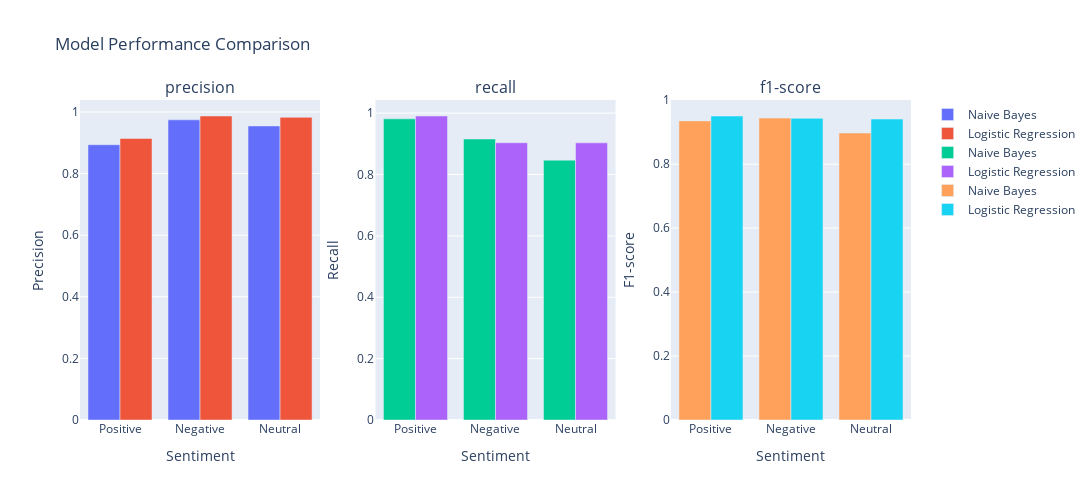

The cell this chart's notebook holds for it:
### Code cell
# Visualize model performance
metrics = ['precision', 'recall', 'f1-score']
sentiments = ['Positive', 'Negative', 'Neutral']

fig = make_subplots(rows=1, cols=3, subplot_titles=metrics)

for i, metric in enumerate(metrics, start=1):
    nb_values = [nb_report[sentiment][metric] for sentiment in sentiments]
    lr_values = [lr_report[sentiment][metric] for sentiment in sentiments]

    fig.add_trace(
        go.Bar(x=sentiments, y=nb_values, name='Naive Bayes'),
        row=1, col=i
    )
    fig.add_trace(
        go.Bar(x=sentiments, y=lr_values, name='Logistic Regression'),
        row=1, col=i
    )

    fig.update_xaxes(title_text="Sentiment", row=1, col=i)
    fig.update_yaxes(title_text=metric.capitalize(), row=1, col=i)

fig.update_layout(height=500, width=1200, title_text="Model Performance Comparison", barmode='group')
fig.show()

### Figure 1 — Plotly figure (JSON) as saved in the notebook; plotly's stock layout.template omitted (floating-point values rounded to 4 significant figures)
{"data": [{"name": "Naive Bayes", "type": "bar", "x": ["Positive", "Negative", "Neutral"], "xaxis": "x", "y": [0.8936, 0.9744, 0.9545], "yaxis": "y"}, {"name": "Logistic Regression", "type": "bar", "x": ["Positive", "Negative", "Neutral"], "xaxis": "x", "y": [0.9138, 0.9868, 0.9825], "yaxis": "y"}, {"name": "Naive Bayes", "type": "bar", "x": ["Positive", "Negative", "Neutral"], "xaxis": "x2", "y": [0.9813, 0.9157, 0.8468], "yaxis": "y2"}, {"name": "Logistic Regression", "type": "bar", "x": ["Positive", "Negative", "Neutral"], "xaxis": "x2", "y": [0.9907, 0.9036, 0.9032], "yaxis": "y2"}, {"name": "Naive Bayes", "type": "bar", "x": ["Positive", "Negative", "Neutral"], "xaxis": "x3", "y": [0.9354, 0.9441, 0.8974], "yaxis": "y3"}, {"name": "Logistic Regression", "type": "bar", "x": ["Positive", "Negative", "Neutral"], "xaxis": "x3", "y": [0.9507, 0.9434, 0.9412], "yaxis": "y3"}], "layout": {"annotations": [{"font": {"size": 16}, "showarrow": false, "text": "precision", "x": 0.1444, "xanchor": "center", "xref": "paper", "y": 1, "yanchor": "bottom", "yref": "paper"}, {"font": {"size": 16}, "showarrow": false, "text": "recall", "x": 0.5, "xanchor": "center", "xref": "paper", "y": 1, "yanchor": "bottom", "yref": "paper"}, {"font": {"size": 16}, "showarrow": false, "text": "f1-score", "x": 0.8556, "xanchor": "center", "xref": "paper", "y": 1, "yanchor": "bottom", "yref": "paper"}], "barmode": "group", "height": 500, "title": {"text": "Model Performance Comparison"}, "width": 1200, "xaxis": {"anchor": "y", "domain": [0, 0.2889], "title": {"text": "Sentiment"}}, "xaxis2": {"anchor": "y2", "domain": [0.3556, 0.6444], "title": {"text": "Sentiment"}}, "xaxis3": {"anchor": "y3", "domain": [0.7111, 1], "title": {"text": "Sentiment"}}, "yaxis": {"anchor": "x", "domain": [0, 1], "title": {"text": "Precision"}}, "yaxis2": {"anchor": "x2", "domain": [0, 1], "title": {"text": "Recall"}}, "yaxis3": {"anchor": "x3", "domain": [0, 1], "title": {"text": "F1-score"}}}}
